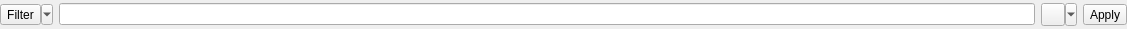
<?xml version="1.0" encoding="UTF-8"?>
<ui version="4.0">
 <class>QgsFeatureFilterWidget</class>
 <widget class="QWidget" name="QgsFeatureFilterWidget">
  <property name="geometry">
   <rect>
    <x>0</x>
    <y>0</y>
    <width>1127</width>
    <height>29</height>
   </rect>
  </property>
  <property name="windowTitle">
   <string notr="true">Form</string>
  </property>
  <layout class="QGridLayout" name="gridLayout">
   <property name="leftMargin">
    <number>0</number>
   </property>
   <property name="topMargin">
    <number>0</number>
   </property>
   <property name="rightMargin">
    <number>0</number>
   </property>
   <property name="bottomMargin">
    <number>0</number>
   </property>
   <item row="0" column="0">
    <layout class="QHBoxLayout" name="horizontalLayout">
     <item>
      <widget class="QToolButton" name="mFilterButton">
       <property name="toolTip">
        <string>The filter defines which features are currently shown in the list or on the table</string>
       </property>
       <property name="text">
        <string>Filter</string>
       </property>
       <property name="icon">
        <iconset resource="../../images/images.qrc">
         <normaloff>:/images/themes/default/mActionFilter.svg</normaloff>:/images/themes/default/mActionFilter.svg</iconset>
       </property>
       <property name="popupMode">
        <enum>QToolButton::MenuButtonPopup</enum>
       </property>
       <property name="toolButtonStyle">
        <enum>Qt::ToolButtonTextBesideIcon</enum>
       </property>
      </widget>
     </item>
     <item>
      <widget class="QWidget" name="mFilterContainer" native="true">
       <layout class="QGridLayout" name="mFilterLayout">
        <property name="sizeConstraint">
         <enum>QLayout::SetDefaultConstraint</enum>
        </property>
        <property name="leftMargin">
         <number>0</number>
        </property>
        <property name="topMargin">
         <number>0</number>
        </property>
        <property name="rightMargin">
         <number>0</number>
        </property>
        <property name="bottomMargin">
         <number>0</number>
        </property>
        <item row="0" column="0">
         <widget class="QgsFilterLineEdit" name="mFilterQuery"/>
        </item>
        <item row="0" column="1">
         <widget class="QToolButton" name="mStoreFilterExpressionButton">
          <property name="text">
           <string/>
          </property>
          <property name="checkable">
           <bool>false</bool>
          </property>
          <property name="popupMode">
           <enum>QToolButton::MenuButtonPopup</enum>
          </property>
         </widget>
        </item>
       </layout>
      </widget>
     </item>
     <item>
      <widget class="QToolButton" name="mApplyFilterButton">
       <property name="toolTip">
        <string>Filters the visible features according to the current filter selection and filter string.</string>
       </property>
       <property name="text">
        <string>Apply</string>
       </property>
       <property name="toolButtonStyle">
        <enum>Qt::ToolButtonTextOnly</enum>
       </property>
      </widget>
     </item>
    </layout>
   </item>
  </layout>
  <action name="mActionApplyFilter">
   <property name="text">
    <string>Apply</string>
   </property>
  </action>
  <action name="mActionFilterColumnsMenu">
   <property name="text">
    <string>Field Filter</string>
   </property>
  </action>
  <action name="mActionEditStoredFilterExpression">
   <property name="icon">
    <iconset resource="../../images/images.qrc">
     <normaloff>:/images/themes/default/mActionHandleStoreFilterExpressionChecked.svg</normaloff>:/images/themes/default/mActionHandleStoreFilterExpressionChecked.svg</iconset>
   </property>
   <property name="text">
    <string>Edit Expression</string>
   </property>
   <property name="toolTip">
    <string>Edit the stored expression (change name or content)</string>
   </property>
  </action>
  <action name="mActionSaveAsStoredFilterExpression">
   <property name="icon">
    <iconset resource="../../images/images.qrc">
     <normaloff>:/images/themes/default/mActionHandleStoreFilterExpressionUnchecked.svg</normaloff>:/images/themes/default/mActionHandleStoreFilterExpressionUnchecked.svg</iconset>
   </property>
   <property name="text">
    <string>Save Expression as...</string>
   </property>
   <property name="toolTip">
    <string>Save expression under defined name</string>
   </property>
  </action>
  <action name="mActionHandleStoreFilterExpression">
   <property name="checkable">
    <bool>true</bool>
   </property>
   <property name="icon">
    <iconset resource="../../images/images.qrc">
     <normaloff>:/images/themes/default/mActionHandleStoreFilterExpressionUnchecked.svg</normaloff>:/images/themes/default/mActionHandleStoreFilterExpressionUnchecked.svg</iconset>
   </property>
   <property name="text">
    <string/>
   </property>
   <property name="toolTip">
    <string>Handle expression (save or delete)</string>
   </property>
  </action>
  <action name="mActionStoredFilterExpressions">
   <property name="icon">
    <iconset resource="../../images/images.qrc">
     <normaloff>:/images/themes/default/mActionHandleStoreFilterExpressionChecked.svg</normaloff>:/images/themes/default/mActionHandleStoreFilterExpressionChecked.svg</iconset>
   </property>
   <property name="text">
    <string>Stored Filter Expressions</string>
   </property>
   <property name="toolTip">
    <string>Stored expressions to filter features</string>
   </property>
  </action>
  <action name="mActionShowAllFilter">
   <property name="icon">
    <iconset resource="../../images/images.qrc">
     <normaloff>:/images/themes/default/mActionOpenTable.svg</normaloff>:/images/themes/default/mActionOpenTable.svg</iconset>
   </property>
   <property name="text">
    <string>Show All Features</string>
   </property>
  </action>
  <action name="mActionAdvancedFilter">
   <property name="icon">
    <iconset resource="../../images/images.qrc">
     <normaloff>:/images/themes/default/mActionFilter.svg</normaloff>:/images/themes/default/mActionFilter.svg</iconset>
   </property>
   <property name="text">
    <string>Advanced Filter (Expression)</string>
   </property>
   <property name="toolTip">
    <string>Use the Expression Builder to define the filter</string>
   </property>
  </action>
  <action name="mActionSelectedFilter">
   <property name="icon">
    <iconset resource="../../images/images.qrc">
     <normaloff>:/images/themes/default/mActionOpenTableSelected.svg</normaloff>:/images/themes/default/mActionOpenTableSelected.svg</iconset>
   </property>
   <property name="text">
    <string>Show Selected Features</string>
   </property>
  </action>
  <action name="mActionVisibleFilter">
   <property name="icon">
    <iconset resource="../../images/images.qrc">
     <normaloff>:/images/themes/default/mActionOpenTableVisible.svg</normaloff>:/images/themes/default/mActionOpenTableVisible.svg</iconset>
   </property>
   <property name="text">
    <string>Show Features Visible On Map</string>
   </property>
  </action>
  <action name="mActionInvalidFilter">
   <property name="icon">
    <iconset resource="../../images/images.qrc">
     <normaloff>:/images/themes/default/mActionOpenTableInvalid.svg</normaloff>:/images/themes/default/mActionOpenTableInvalid.svg</iconset>
   </property>
   <property name="text">
    <string>Show Features Not Respecting Constraints</string>
   </property>
  </action>
  <action name="mActionEditedFilter">
   <property name="icon">
    <iconset resource="../../images/images.qrc">
     <normaloff>:/images/themes/default/mActionOpenTableEdited.svg</normaloff>:/images/themes/default/mActionOpenTableEdited.svg</iconset>
   </property>
   <property name="text">
    <string>Show Edited and New Features</string>
   </property>
   <property name="toolTip">
    <string>Filter all the features which have been edited but not yet saved</string>
   </property>
  </action>
 </widget>
 <customwidgets>
  <customwidget>
   <class>QgsFilterLineEdit</class>
   <extends>QLineEdit</extends>
   <header>qgsfilterlineedit.h</header>
  </customwidget>
 </customwidgets>
 <resources>
  <include location="../../images/images.qrc"/>
 </resources>
 <connections/>
</ui>
